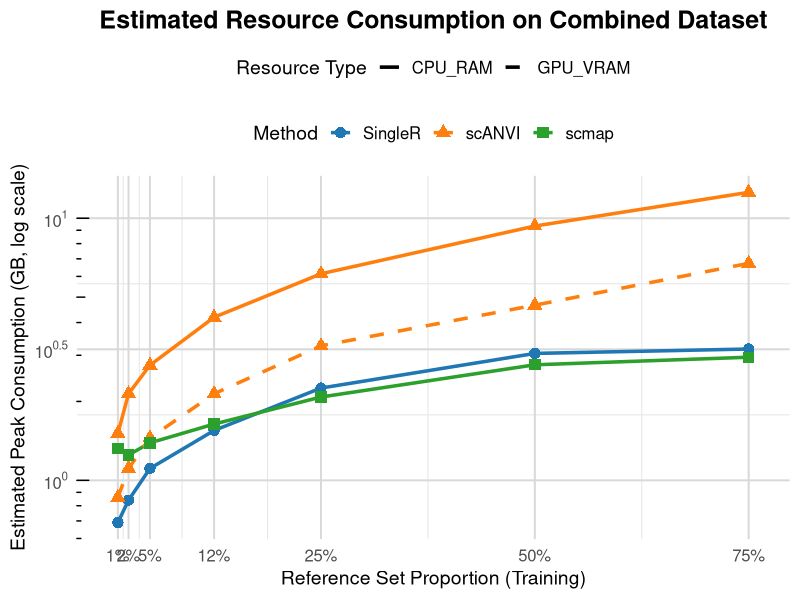
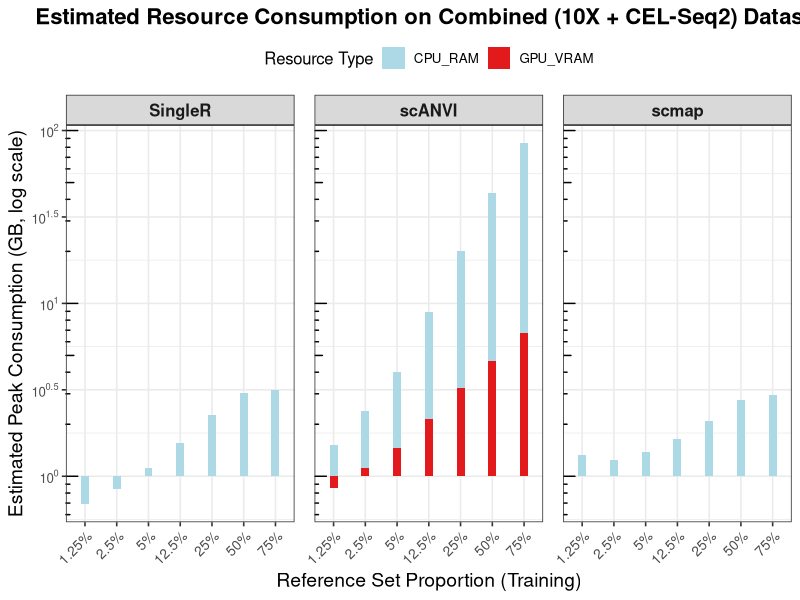
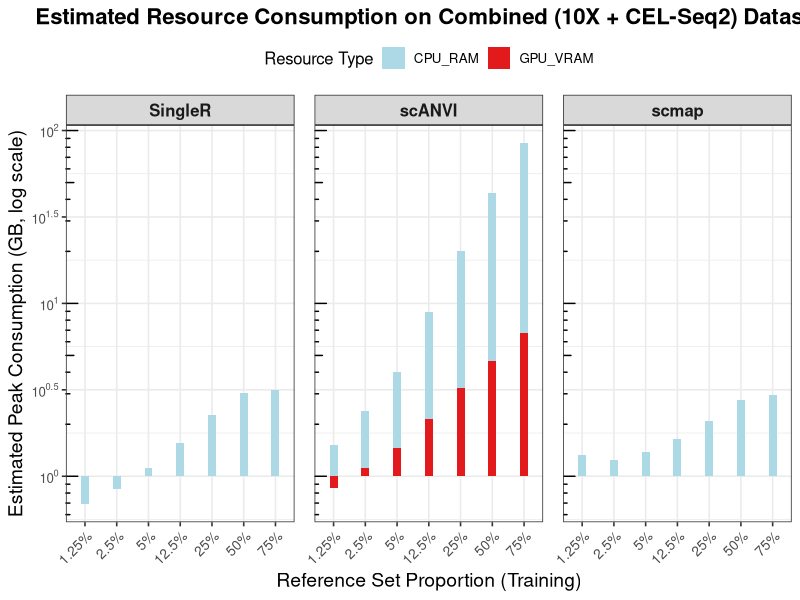

Source code (R) for these figures, in order:
# Load necessary libraries
library(ggplot2)
library(dplyr)
library(tidyr) # For pivot_longer and other data tidying
library(scales) # For percentage and scientific notation labels

# --- Estimated memory/GPU memory data for Combined dataset (GB) ---
# 'ResourceType' column distinguishes CPU_RAM and GPU_VRAM
# GPU_VRAM is only filled for scANVI, others are NA
combined_resource_data <- data.frame(
  Proportion_Numeric = c(
    # 75%
    0.75, 0.75, 0.75, 0.75, 0.75,
    # 50%
    0.50, 0.50, 0.50, 0.50, 0.50,
    # 25%
    0.25, 0.25, 0.25, 0.25, 0.25,
    # 12.5%
    0.125, 0.125, 0.125, 0.125, 0.125,
    # 5%
    0.05, 0.05, 0.05, 0.05, 0.05,
    # 2.5%
    0.025, 0.025, 0.025, 0.025, 0.025,
    # 1.25%
    0.0125, 0.0125, 0.0125, 0.0125, 0.0125
  ),
  Method = factor(rep(c("SingleR", "scANVI", "scANVI", "scmap", "scmap"), times = 7), # scANVI repeated for RAM and VRAM
                  levels = c("SingleR", "scANVI", "scmap")),
  ResourceType = factor(rep(c("CPU_RAM", "CPU_RAM", "GPU_VRAM", "CPU_RAM", "CPU_RAM_placeholder_scmap_vram"), times = 7), # Placeholder for scmap
                        levels = c("CPU_RAM", "GPU_VRAM", "CPU_RAM_placeholder_scmap_vram")),
  Value = c(
    # 0.75
    3.17, 12.56, 6.73, 2.95, NA, # SingleR CPU, scANVI CPU, scANVI GPU, scmap CPU, scmap GPU (NA)
    # 0.50
    3.05, 9.34, 4.66, 2.76, NA,
    # 0.25
    2.25, 6.14, 3.26, 2.08, NA,
    # 0.125
    1.55, 4.19, 2.14, 1.64, NA,
    # 0.05
    1.11, 2.75, 1.45, 1.39, NA,
    # 0.025
    0.84, 2.14, 1.11, 1.25, NA,
    # 0.0125
    0.69, 1.51, 0.86, 1.32, NA
  )
)

# Remove scmap's GPU placeholder rows (since scmap does not use GPU)
combined_resource_data <- combined_resource_data %>%
  filter(!(Method == "scmap" & ResourceType == "CPU_RAM_placeholder_scmap_vram"))
# Update ResourceType factor levels
combined_resource_data$ResourceType <- factor(combined_resource_data$ResourceType, levels = c("CPU_RAM", "GPU_VRAM"))

# 1. Line plot visualization
p_resource_line_combined <- ggplot(combined_resource_data,
                                   aes(x = Proportion_Numeric, y = Value,
                                       group = interaction(Method, ResourceType), # Group by method and resource type
                                       color = Method, linetype = ResourceType)) +
  geom_line(linewidth = 1.2) +
  geom_point(size = 3.5, aes(shape = Method)) +
  scale_color_manual(values = c("SingleR" = "#1f77b4", "scANVI" = "#ff7f0e", "scmap" = "#2ca02c"), name = "Method") +
  scale_linetype_manual(values = c("CPU_RAM" = "solid", "GPU_VRAM" = "dashed"), name = "Resource Type") + # Solid for CPU, dashed for GPU
  scale_shape_manual(values = c("SingleR" = 16, "scANVI" = 17, "scmap" = 15), name = "Method") +
  labs(title = "Estimated Resource Consumption on Combined Dataset",
       x = "Reference Set Proportion (Training)",
       y = "Estimated Peak Consumption (GB, log scale)") +
  theme_minimal(base_size = 15) +
  theme(
    plot.title = element_text(hjust = 0.5, face = "bold", size = 18),
    legend.position = "top",
    legend.box = "vertical", # Arrange legend vertically
    legend.title = element_text(size = 14),
    legend.text = element_text(size = 12),
    axis.title = element_text(size = 14),
    axis.text = element_text(size = 12),
    panel.grid.major = element_line(colour = "grey85"),
    panel.grid.minor = element_line(colour = "grey90")
  ) +
  scale_x_continuous(
    breaks = unique(combined_resource_data$Proportion_Numeric), # Set breaks based on data points
    labels = scales::percent_format(accuracy = 1),
    limits = c(min(combined_resource_data$Proportion_Numeric)-0.01, max(combined_resource_data$Proportion_Numeric)+0.01) # Adjust X-axis range
  ) +
  scale_y_log10(
    breaks = scales::trans_breaks("log10", function(x) 10^x, n=4), # Automatically determine log scale ticks
    labels = scales::trans_format("log10", scales::math_format(10^.x))
  ) +
  annotation_logticks(sides = "l")

print(p_resource_line_combined)
# ggsave("combined_resource_line_plot.png", plot = p_resource_line_combined, width = 12, height = 7, dpi = 300)

# 2. Grouped stacked bar plot (scANVI's CPU RAM and GPU VRAM will be stacked, SingleR and scmap only have CPU RAM)
# To stack, ensure scANVI's CPU_RAM and GPU_VRAM are different 'Stage' or 'Component' under the same Method
# Here we only visualize scANVI's stacking, others show their CPU RAM

# Prepare data for stacked plot
# SingleR and scmap only have CPU_RAM, scANVI has CPU_RAM and GPU_VRAM
plot_data_stacked <- combined_resource_data %>%
  mutate(Proportion_Factor = factor(Proportion_Numeric))

# Use a striking color for scANVI's GPU_VRAM
resource_colors_stacked <- c("CPU_RAM" = "lightblue", "GPU_VRAM" = "#e31a1c") # Red for GPU VRAM

p_resource_stacked_combined <- ggplot() +
  # Plot SingleR's CPU RAM
  geom_bar(data = filter(plot_data_stacked, Method == "SingleR", ResourceType == "CPU_RAM"),
           aes(x = Proportion_Factor, y = Value, fill = ResourceType),
           stat = "identity", position = "stack", width = 0.25) +
  # Plot scmap's CPU RAM
  geom_bar(data = filter(plot_data_stacked, Method == "scmap", ResourceType == "CPU_RAM"),
           aes(x = Proportion_Factor, y = Value, fill = ResourceType),
           stat = "identity", position = "stack", width = 0.25) +
  # Plot scANVI's CPU RAM and GPU VRAM (stacked)
  geom_bar(data = filter(plot_data_stacked, Method == "scANVI"),
           aes(x = Proportion_Factor, y = Value, fill = ResourceType),
           stat = "identity", position = "stack", width = 0.25) +
  facet_wrap(~ Method, scales = "free_x", ncol = 3) +
  scale_fill_manual(values = resource_colors_stacked, name = "Resource Type") +
  labs(title = "Estimated Resource Consumption on Combined (10X + CEL-Seq2) Dataset",
       x = "Reference Set Proportion (Training)",
       y = "Estimated Peak Consumption (GB, log scale)") +
  theme_bw(base_size = 12) +
  theme(
    plot.title = element_text(hjust = 0.5, face = "bold", size = 16),
    axis.text.x = element_text(angle = 45, hjust = 1, size = 10),
    axis.title = element_text(size = 14),
    legend.position = "top",
    strip.text = element_text(face = "bold", size = 12),
    panel.spacing = unit(1, "lines")
  ) +
  scale_x_discrete(labels = function(x) paste0(as.numeric(x) * 100, "%")) +
  scale_y_log10(
    breaks = scales::trans_breaks("log10", function(x) 10^x),
    labels = scales::trans_format("log10", scales::math_format(10^.x))
  ) +
  annotation_logticks(sides = "l")

print(p_resource_stacked_combined)
ggsave("combined_resource_stacked_plot.png", plot = p_resource_stacked_combined, width = 14, height = 7, dpi = 300)
